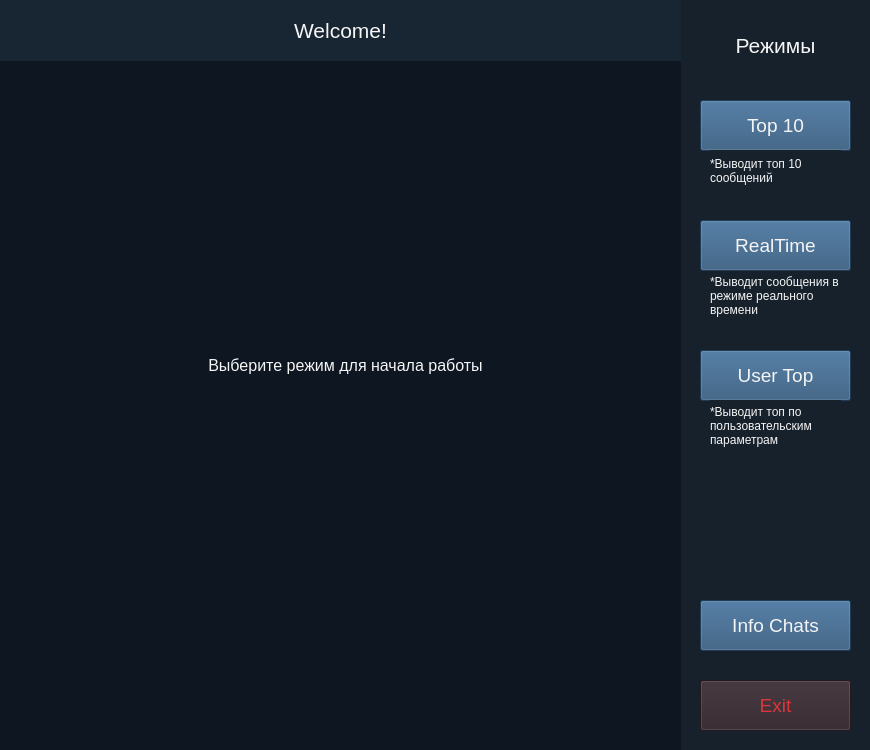
<?xml version="1.0" encoding="UTF-8"?>
<ui version="4.0">
 <class>MainWindow</class>
 <widget class="QMainWindow" name="MainWindow">
  <property name="geometry">
   <rect>
    <x>0</x>
    <y>0</y>
    <width>870</width>
    <height>750</height>
   </rect>
  </property>
  <property name="minimumSize">
   <size>
    <width>870</width>
    <height>750</height>
   </size>
  </property>
  <property name="maximumSize">
   <size>
    <width>870</width>
    <height>750</height>
   </size>
  </property>
  <property name="windowTitle">
   <string>kluknulo Parser</string>
  </property>
  <property name="windowIcon">
   <iconset>
    <normaloff>pngwing.com.png</normaloff>pngwing.com.png</iconset>
  </property>
  <property name="styleSheet">
   <string notr="true">background-color: rgb(23, 33, 43);</string>
  </property>
  <property name="documentMode">
   <bool>false</bool>
  </property>
  <property name="unifiedTitleAndToolBarOnMac">
   <bool>false</bool>
  </property>
  <widget class="QWidget" name="centralwidget">
   <widget class="QStackedWidget" name="stackedWidget">
    <property name="geometry">
     <rect>
      <x>0</x>
      <y>0</y>
      <width>681</width>
      <height>761</height>
     </rect>
    </property>
    <property name="styleSheet">
     <string notr="true">background-color: rgb(14, 22, 33);</string>
    </property>
    <property name="currentIndex">
     <number>3</number>
    </property>
    <widget class="QWidget" name="top10">
     <widget class="QTextBrowser" name="textBrowser">
      <property name="geometry">
       <rect>
        <x>10</x>
        <y>80</y>
        <width>661</width>
        <height>661</height>
       </rect>
      </property>
      <property name="font">
       <font>
        <family>Helvetica</family>
        <pointsize>10</pointsize>
       </font>
      </property>
      <property name="styleSheet">
       <string notr="true">color: rgb(245, 245, 245);</string>
      </property>
     </widget>
     <widget class="QLabel" name="label_5">
      <property name="geometry">
       <rect>
        <x>0</x>
        <y>0</y>
        <width>681</width>
        <height>61</height>
       </rect>
      </property>
      <property name="font">
       <font>
        <family>Helvetica</family>
        <pointsize>16</pointsize>
       </font>
      </property>
      <property name="styleSheet">
       <string notr="true">color: rgb(245, 245, 245);
background-color: rgb(24, 37, 51);</string>
      </property>
      <property name="text">
       <string>Топ 10 сообщенй за последние 24 часа</string>
      </property>
      <property name="alignment">
       <set>Qt::AlignCenter</set>
      </property>
     </widget>
    </widget>
    <widget class="QWidget" name="realtime">
     <widget class="QLabel" name="label_6">
      <property name="geometry">
       <rect>
        <x>0</x>
        <y>0</y>
        <width>681</width>
        <height>61</height>
       </rect>
      </property>
      <property name="font">
       <font>
        <family>Helvetica</family>
        <pointsize>16</pointsize>
       </font>
      </property>
      <property name="styleSheet">
       <string notr="true">color: rgb(245, 245, 245);
background-color: rgb(24, 37, 51);</string>
      </property>
      <property name="text">
       <string>Сообщения в реальном времени</string>
      </property>
      <property name="alignment">
       <set>Qt::AlignCenter</set>
      </property>
     </widget>
     <widget class="QTextBrowser" name="textBrowser_2">
      <property name="geometry">
       <rect>
        <x>10</x>
        <y>80</y>
        <width>661</width>
        <height>661</height>
       </rect>
      </property>
      <property name="font">
       <font>
        <family>Helvetica</family>
        <pointsize>10</pointsize>
       </font>
      </property>
      <property name="styleSheet">
       <string notr="true">color: rgb(245, 245, 245);</string>
      </property>
     </widget>
    </widget>
    <widget class="QWidget" name="usertop">
     <widget class="QLabel" name="label_7">
      <property name="geometry">
       <rect>
        <x>0</x>
        <y>0</y>
        <width>681</width>
        <height>61</height>
       </rect>
      </property>
      <property name="font">
       <font>
        <family>Helvetica</family>
        <pointsize>16</pointsize>
       </font>
      </property>
      <property name="styleSheet">
       <string notr="true">color: rgb(245, 245, 245);
background-color: rgb(24, 37, 51);</string>
      </property>
      <property name="text">
       <string>Топ по параметрам</string>
      </property>
      <property name="alignment">
       <set>Qt::AlignCenter</set>
      </property>
     </widget>
     <widget class="QLabel" name="label_8">
      <property name="geometry">
       <rect>
        <x>20</x>
        <y>90</y>
        <width>251</width>
        <height>31</height>
       </rect>
      </property>
      <property name="font">
       <font>
        <family>Helvetica</family>
        <pointsize>12</pointsize>
       </font>
      </property>
      <property name="styleSheet">
       <string notr="true">color: rgb(245, 245, 245);</string>
      </property>
      <property name="text">
       <string>Вывести топ последних</string>
      </property>
      <property name="alignment">
       <set>Qt::AlignCenter</set>
      </property>
     </widget>
     <widget class="QLineEdit" name="lineEdit">
      <property name="geometry">
       <rect>
        <x>270</x>
        <y>90</y>
        <width>51</width>
        <height>31</height>
       </rect>
      </property>
      <property name="font">
       <font>
        <family>Helvetica</family>
        <pointsize>14</pointsize>
       </font>
      </property>
      <property name="styleSheet">
       <string notr="true">color: rgb(245, 245, 245);</string>
      </property>
      <property name="maxLength">
       <number>3</number>
      </property>
      <property name="alignment">
       <set>Qt::AlignCenter</set>
      </property>
      <property name="placeholderText">
       <string>10</string>
      </property>
      <property name="clearButtonEnabled">
       <bool>false</bool>
      </property>
     </widget>
     <widget class="QLabel" name="label_9">
      <property name="geometry">
       <rect>
        <x>330</x>
        <y>90</y>
        <width>121</width>
        <height>31</height>
       </rect>
      </property>
      <property name="font">
       <font>
        <family>Helvetica</family>
        <pointsize>12</pointsize>
       </font>
      </property>
      <property name="styleSheet">
       <string notr="true">color: rgb(245, 245, 245);</string>
      </property>
      <property name="text">
       <string>сообщений</string>
      </property>
      <property name="alignment">
       <set>Qt::AlignCenter</set>
      </property>
     </widget>
     <widget class="QLabel" name="label_10">
      <property name="geometry">
       <rect>
        <x>30</x>
        <y>130</y>
        <width>51</width>
        <height>31</height>
       </rect>
      </property>
      <property name="font">
       <font>
        <family>Helvetica</family>
        <pointsize>12</pointsize>
       </font>
      </property>
      <property name="styleSheet">
       <string notr="true">color: rgb(245, 245, 245);</string>
      </property>
      <property name="text">
       <string>За </string>
      </property>
      <property name="alignment">
       <set>Qt::AlignCenter</set>
      </property>
     </widget>
     <widget class="QLineEdit" name="lineEdit_2">
      <property name="geometry">
       <rect>
        <x>80</x>
        <y>130</y>
        <width>51</width>
        <height>31</height>
       </rect>
      </property>
      <property name="font">
       <font>
        <family>Helvetica</family>
        <pointsize>14</pointsize>
       </font>
      </property>
      <property name="styleSheet">
       <string notr="true">color: rgb(245, 245, 245);</string>
      </property>
      <property name="maxLength">
       <number>3</number>
      </property>
      <property name="alignment">
       <set>Qt::AlignCenter</set>
      </property>
      <property name="placeholderText">
       <string>24</string>
      </property>
     </widget>
     <widget class="QLabel" name="label_11">
      <property name="geometry">
       <rect>
        <x>140</x>
        <y>130</y>
        <width>101</width>
        <height>31</height>
       </rect>
      </property>
      <property name="font">
       <font>
        <family>Helvetica</family>
        <pointsize>12</pointsize>
       </font>
      </property>
      <property name="styleSheet">
       <string notr="true">color: rgb(245, 245, 245);</string>
      </property>
      <property name="text">
       <string>часа(-ов)</string>
      </property>
      <property name="alignment">
       <set>Qt::AlignCenter</set>
      </property>
     </widget>
     <widget class="QTextBrowser" name="textBrowser_3">
      <property name="geometry">
       <rect>
        <x>10</x>
        <y>190</y>
        <width>661</width>
        <height>551</height>
       </rect>
      </property>
      <property name="font">
       <font>
        <family>Helvetica</family>
        <pointsize>10</pointsize>
       </font>
      </property>
      <property name="styleSheet">
       <string notr="true">color: rgb(245, 245, 245);</string>
      </property>
     </widget>
     <widget class="QPushButton" name="pushButton_10">
      <property name="geometry">
       <rect>
        <x>490</x>
        <y>100</y>
        <width>171</width>
        <height>61</height>
       </rect>
      </property>
      <property name="font">
       <font>
        <family>Helvetica</family>
        <pointsize>14</pointsize>
       </font>
      </property>
      <property name="styleSheet">
       <string notr="true">color: rgb(245, 245, 245);
background-color: rgb(43, 82, 120);</string>
      </property>
      <property name="text">
       <string>Начать поиск</string>
      </property>
     </widget>
    </widget>
    <widget class="QWidget" name="welcome">
     <widget class="QLabel" name="label_12">
      <property name="geometry">
       <rect>
        <x>0</x>
        <y>0</y>
        <width>681</width>
        <height>61</height>
       </rect>
      </property>
      <property name="font">
       <font>
        <family>Helvetica</family>
        <pointsize>16</pointsize>
       </font>
      </property>
      <property name="styleSheet">
       <string notr="true">color: rgb(245, 245, 245);
background-color: rgb(24, 37, 51);</string>
      </property>
      <property name="text">
       <string>Welcome!</string>
      </property>
      <property name="alignment">
       <set>Qt::AlignCenter</set>
      </property>
     </widget>
     <widget class="QLabel" name="label_13">
      <property name="geometry">
       <rect>
        <x>20</x>
        <y>340</y>
        <width>651</width>
        <height>51</height>
       </rect>
      </property>
      <property name="font">
       <font>
        <family>Helvetica</family>
        <pointsize>12</pointsize>
       </font>
      </property>
      <property name="styleSheet">
       <string notr="true">color: rgb(245, 245, 245);</string>
      </property>
      <property name="text">
       <string>Выберите режим для начала работы</string>
      </property>
      <property name="alignment">
       <set>Qt::AlignCenter</set>
      </property>
     </widget>
    </widget>
    <widget class="QWidget" name="info_chats">
     <widget class="QLabel" name="label_14">
      <property name="geometry">
       <rect>
        <x>100</x>
        <y>280</y>
        <width>481</width>
        <height>431</height>
       </rect>
      </property>
      <property name="font">
       <font>
        <pointsize>14</pointsize>
       </font>
      </property>
      <property name="autoFillBackground">
       <bool>false</bool>
      </property>
      <property name="styleSheet">
       <string notr="true">color: rgb(245, 245, 245);</string>
      </property>
      <property name="frameShape">
       <enum>QFrame::StyledPanel</enum>
      </property>
      <property name="text">
       <string>&lt;html&gt;&lt;head/&gt;&lt;body&gt;&lt;p&gt;&lt;br/&gt;&lt;/p&gt;&lt;p&gt;&lt;br/&gt;&lt;/p&gt;&lt;p&gt;&lt;br/&gt;&lt;/p&gt;&lt;p&gt;    Нажмите влево или вправо для старта&lt;/p&gt;&lt;/body&gt;&lt;/html&gt;</string>
      </property>
      <property name="textFormat">
       <enum>Qt::AutoText</enum>
      </property>
      <property name="scaledContents">
       <bool>false</bool>
      </property>
      <property name="alignment">
       <set>Qt::AlignLeading|Qt::AlignLeft|Qt::AlignTop</set>
      </property>
      <property name="wordWrap">
       <bool>true</bool>
      </property>
     </widget>
     <widget class="QLabel" name="label_15">
      <property name="geometry">
       <rect>
        <x>270</x>
        <y>100</y>
        <width>150</width>
        <height>150</height>
       </rect>
      </property>
      <property name="styleSheet">
       <string notr="true">color: rgb(245, 245, 245);</string>
      </property>
      <property name="frameShape">
       <enum>QFrame::StyledPanel</enum>
      </property>
      <property name="text">
       <string/>
      </property>
     </widget>
     <widget class="QPushButton" name="pushButton_13">
      <property name="geometry">
       <rect>
        <x>610</x>
        <y>480</y>
        <width>41</width>
        <height>51</height>
       </rect>
      </property>
      <property name="font">
       <font>
        <family>Helvetica</family>
        <pointsize>14</pointsize>
       </font>
      </property>
      <property name="styleSheet">
       <string notr="true">color: rgb(245, 245, 245);
background-color: rgb(43, 82, 120);</string>
      </property>
      <property name="text">
       <string>&gt;</string>
      </property>
     </widget>
     <widget class="QPushButton" name="pushButton_14">
      <property name="geometry">
       <rect>
        <x>30</x>
        <y>480</y>
        <width>41</width>
        <height>51</height>
       </rect>
      </property>
      <property name="font">
       <font>
        <family>Helvetica</family>
        <pointsize>14</pointsize>
       </font>
      </property>
      <property name="styleSheet">
       <string notr="true">color: rgb(245, 245, 245);
background-color: rgb(43, 82, 120);</string>
      </property>
      <property name="text">
       <string>&lt;</string>
      </property>
     </widget>
     <widget class="QLabel" name="label_16">
      <property name="geometry">
       <rect>
        <x>0</x>
        <y>0</y>
        <width>681</width>
        <height>61</height>
       </rect>
      </property>
      <property name="font">
       <font>
        <family>Helvetica</family>
        <pointsize>16</pointsize>
       </font>
      </property>
      <property name="styleSheet">
       <string notr="true">color: rgb(245, 245, 245);
background-color: rgb(24, 37, 51);</string>
      </property>
      <property name="text">
       <string>Информация о чатах</string>
      </property>
      <property name="alignment">
       <set>Qt::AlignCenter</set>
      </property>
     </widget>
    </widget>
    <widget class="QWidget" name="page">
     <widget class="QLabel" name="label_18">
      <property name="geometry">
       <rect>
        <x>0</x>
        <y>0</y>
        <width>681</width>
        <height>61</height>
       </rect>
      </property>
      <property name="font">
       <font>
        <family>Helvetica</family>
        <pointsize>16</pointsize>
       </font>
      </property>
      <property name="styleSheet">
       <string notr="true">color: rgb(245, 245, 245);
background-color: rgb(24, 37, 51);</string>
      </property>
      <property name="text">
       <string>Завершение работы</string>
      </property>
      <property name="alignment">
       <set>Qt::AlignCenter</set>
      </property>
     </widget>
     <widget class="QLabel" name="label_17">
      <property name="geometry">
       <rect>
        <x>170</x>
        <y>210</y>
        <width>371</width>
        <height>51</height>
       </rect>
      </property>
      <property name="font">
       <font>
        <family>Helvetica</family>
        <pointsize>14</pointsize>
       </font>
      </property>
      <property name="styleSheet">
       <string notr="true">color: rgb(245, 245, 245);</string>
      </property>
      <property name="text">
       <string>Вы действительно хотите выйти?</string>
      </property>
     </widget>
     <widget class="QPushButton" name="pushButton_15">
      <property name="geometry">
       <rect>
        <x>180</x>
        <y>300</y>
        <width>151</width>
        <height>51</height>
       </rect>
      </property>
      <property name="font">
       <font>
        <family>Helvetica</family>
        <pointsize>14</pointsize>
       </font>
      </property>
      <property name="focusPolicy">
       <enum>Qt::StrongFocus</enum>
      </property>
      <property name="styleSheet">
       <string notr="true">color: rgb(245, 245, 245);
background-color: rgb(43, 82, 120);</string>
      </property>
      <property name="text">
       <string>Да</string>
      </property>
     </widget>
     <widget class="QPushButton" name="pushButton_16">
      <property name="geometry">
       <rect>
        <x>380</x>
        <y>300</y>
        <width>151</width>
        <height>51</height>
       </rect>
      </property>
      <property name="font">
       <font>
        <family>Helvetica</family>
        <pointsize>14</pointsize>
       </font>
      </property>
      <property name="styleSheet">
       <string notr="true">color: rgb(245, 245, 245);
background-color: rgb(24, 37, 51);</string>
      </property>
      <property name="text">
       <string>Нет</string>
      </property>
     </widget>
    </widget>
   </widget>
   <widget class="QPushButton" name="pushButton_7">
    <property name="geometry">
     <rect>
      <x>700</x>
      <y>100</y>
      <width>151</width>
      <height>51</height>
     </rect>
    </property>
    <property name="font">
     <font>
      <family>Helvetica</family>
      <pointsize>14</pointsize>
     </font>
    </property>
    <property name="styleSheet">
     <string notr="true">color: rgb(245, 245, 245);
background-color: rgb(43, 82, 120);</string>
    </property>
    <property name="text">
     <string>Top 10</string>
    </property>
   </widget>
   <widget class="QLabel" name="label">
    <property name="geometry">
     <rect>
      <x>710</x>
      <y>20</y>
      <width>131</width>
      <height>51</height>
     </rect>
    </property>
    <property name="font">
     <font>
      <family>Helvetica</family>
      <pointsize>16</pointsize>
     </font>
    </property>
    <property name="styleSheet">
     <string notr="true">color: rgb(245, 245, 245);</string>
    </property>
    <property name="text">
     <string>Режимы</string>
    </property>
    <property name="alignment">
     <set>Qt::AlignCenter</set>
    </property>
   </widget>
   <widget class="QLabel" name="label_2">
    <property name="geometry">
     <rect>
      <x>710</x>
      <y>150</y>
      <width>131</width>
      <height>41</height>
     </rect>
    </property>
    <property name="font">
     <font>
      <family>Helvetica</family>
     </font>
    </property>
    <property name="whatsThis">
     <string/>
    </property>
    <property name="autoFillBackground">
     <bool>false</bool>
    </property>
    <property name="styleSheet">
     <string notr="true">color: rgb(245, 245, 245);</string>
    </property>
    <property name="text">
     <string>*Выводит топ 10 сообщений</string>
    </property>
    <property name="scaledContents">
     <bool>false</bool>
    </property>
    <property name="wordWrap">
     <bool>true</bool>
    </property>
   </widget>
   <widget class="QLabel" name="label_3">
    <property name="geometry">
     <rect>
      <x>710</x>
      <y>270</y>
      <width>131</width>
      <height>51</height>
     </rect>
    </property>
    <property name="font">
     <font>
      <family>Helvetica</family>
     </font>
    </property>
    <property name="whatsThis">
     <string/>
    </property>
    <property name="autoFillBackground">
     <bool>false</bool>
    </property>
    <property name="styleSheet">
     <string notr="true">color: rgb(245, 245, 245);</string>
    </property>
    <property name="text">
     <string>*Выводит сообщения в режиме реального времени</string>
    </property>
    <property name="scaledContents">
     <bool>false</bool>
    </property>
    <property name="wordWrap">
     <bool>true</bool>
    </property>
   </widget>
   <widget class="QPushButton" name="pushButton_8">
    <property name="geometry">
     <rect>
      <x>700</x>
      <y>220</y>
      <width>151</width>
      <height>51</height>
     </rect>
    </property>
    <property name="font">
     <font>
      <family>Helvetica</family>
      <pointsize>14</pointsize>
     </font>
    </property>
    <property name="styleSheet">
     <string notr="true">color: rgb(245, 245, 245);
background-color: rgb(43, 82, 120);</string>
    </property>
    <property name="text">
     <string>RealTime</string>
    </property>
   </widget>
   <widget class="QPushButton" name="pushButton_9">
    <property name="geometry">
     <rect>
      <x>700</x>
      <y>350</y>
      <width>151</width>
      <height>51</height>
     </rect>
    </property>
    <property name="font">
     <font>
      <family>Helvetica</family>
      <pointsize>14</pointsize>
     </font>
    </property>
    <property name="styleSheet">
     <string notr="true">color: rgb(245, 245, 245);
background-color: rgb(43, 82, 120);</string>
    </property>
    <property name="text">
     <string>User Top</string>
    </property>
   </widget>
   <widget class="QLabel" name="label_4">
    <property name="geometry">
     <rect>
      <x>710</x>
      <y>400</y>
      <width>131</width>
      <height>51</height>
     </rect>
    </property>
    <property name="font">
     <font>
      <family>Helvetica</family>
     </font>
    </property>
    <property name="whatsThis">
     <string/>
    </property>
    <property name="autoFillBackground">
     <bool>false</bool>
    </property>
    <property name="styleSheet">
     <string notr="true">color: rgb(245, 245, 245);</string>
    </property>
    <property name="text">
     <string>*Выводит топ по пользовательским параметрам</string>
    </property>
    <property name="scaledContents">
     <bool>false</bool>
    </property>
    <property name="wordWrap">
     <bool>true</bool>
    </property>
   </widget>
   <widget class="QPushButton" name="pushButton_11">
    <property name="geometry">
     <rect>
      <x>700</x>
      <y>600</y>
      <width>151</width>
      <height>51</height>
     </rect>
    </property>
    <property name="font">
     <font>
      <family>Helvetica</family>
      <pointsize>14</pointsize>
     </font>
    </property>
    <property name="styleSheet">
     <string notr="true">color: rgb(245, 245, 245);
background-color: rgb(43, 82, 120);</string>
    </property>
    <property name="text">
     <string>Info Chats</string>
    </property>
   </widget>
   <widget class="QPushButton" name="pushButton_12">
    <property name="geometry">
     <rect>
      <x>700</x>
      <y>680</y>
      <width>151</width>
      <height>51</height>
     </rect>
    </property>
    <property name="font">
     <font>
      <family>Helvetica</family>
      <pointsize>14</pointsize>
     </font>
    </property>
    <property name="styleSheet">
     <string notr="true">background-color: rgb(49, 36, 42);
color: rgb(219, 53, 59);</string>
    </property>
    <property name="text">
     <string>Exit</string>
    </property>
   </widget>
  </widget>
 </widget>
 <resources/>
 <connections/>
</ui>
